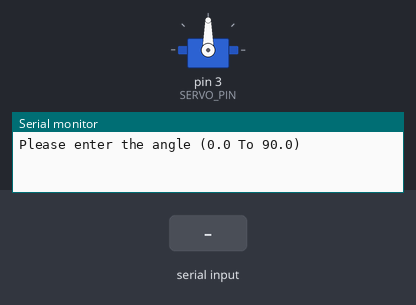
Bench run of a sketch on a simulated Arduino Uno, built with avr-gcc and run on an emulated ATmega328P. Shown: servo, the last lines printed to the serial monitor. The test bench sets the inputs (shaded band).

Above: at 1.2 s.
1.3 s: "90,45\n" received over Serial
At 2.1 s:
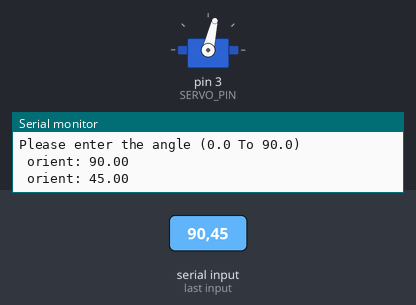
2.8 s: "30,150\n" received over Serial
At 3.2 s:
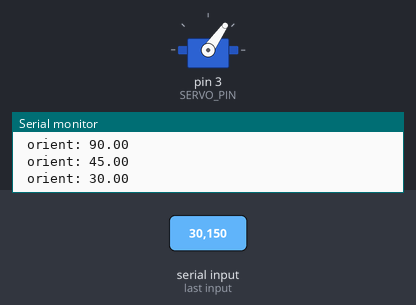
4.3 s: "5\n" received over Serial
At 5.5 s:
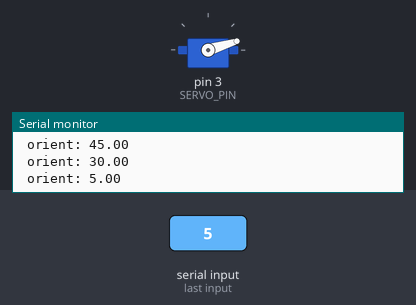
5.8 s: "90\n" received over Serial
At 6.7 s:
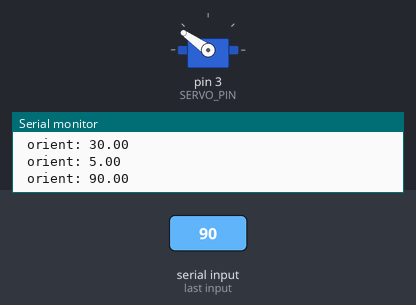
Timing chart, 0 to 8.3 s (numbered marks = the images above; inputs shaded):
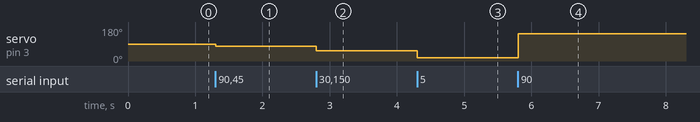

The sketch:

serial_input.ino
```cpp
#include<Servo.h>
#include <AccelStepper.h>

// all the defines
#define SERVO_PIN 3

Servo servo;

void setup() {
  //set pin modes
  servo.attach(SERVO_PIN);
  // begin serial
  Serial.begin(9600);
  Serial.println("Please enter the angle (0.0 To 90.0)");
}

void loop() {
  while (Serial.available() > 0) {
    float orient = Serial.parseFloat(SKIP_ALL);
    if (orient > 0.0 && orient <= 90.0) {
      Serial.print(" orient: ");
      Serial.println(orient);
      servo.write(orient*1.5+10.0);
    } else if (orient == -1.0) {
      Serial.print(" home");
      servo.write(0.0);
    }
  }
}
```

Measured:
- after the input at 1.3 s, servo on pin 3 (SERVO_PIN): 90° → 77° at once
- after the input at 2.8 s, servo on pin 3 (SERVO_PIN): 77° → 55° at once
- after the input at 4.3 s, servo on pin 3 (SERVO_PIN): 55° → 17° at once
- after the input at 5.8 s, servo on pin 3 (SERVO_PIN): 17° → 145° at once
